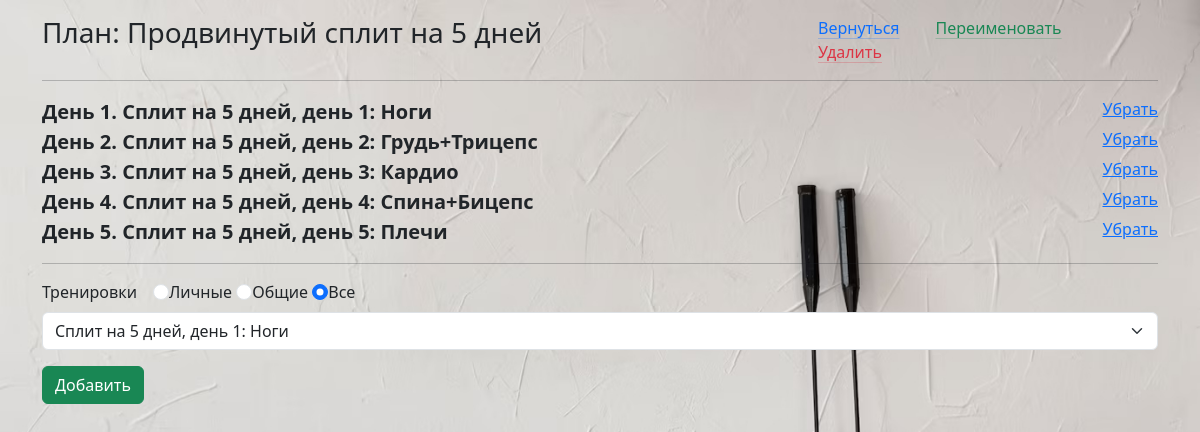
The app's page /plan_new/3 (signed in) with its own data.
### _models.py (models this page shows, shortened)
class Plan(db.Model):
    __tablename__ = 'plans'
    id = db.Column(db.Integer, primary_key=True)
    name = db.Column(db.String, default='New Plan')
    owner = db.Column(db.String, default='Admin')
    trainings = relationship('Training', secondary='plan_trainings', back_populates='plans')

class Training(db.Model):
    __tablename__ = 'trainings'
    training_id = db.Column(db.Integer, primary_key=True)
    name = db.Column(db.String(50), nullable=False)
    owner = db.Column(db.String(80), default='admin')
    exercises = relationship('Exercise', secondary='training_exercises', overlaps="trainings")
    user_trainings = relationship('UserTraining', back_populates='training', cascade='all, delete-orphan')
    plans = relationship('Plan', secondary='plan_trainings', back_populates='trainings')

### main.py (the view)
@app.route('/plan_new/<int:plan_id>', methods=['POST', 'GET'])
def plan_new(plan_id):
    conditions = or_(Training.owner == 'admin', Training.owner == current_user.name)
    trainings = Training.query.filter(conditions).all()
    plan = Plan.query.get(plan_id)
    plan_trainings = Plan_Trainings.query.filter_by(plan_id=plan_id).all()
    all_plan_trainings = []
    train_ids = [plan_training.training_id for plan_training in plan_trainings]
    for plan_training in plan_trainings:
        if plan_training.training_id in train_ids:
            train = Training.query.get(plan_training.training_id)
            all_plan_trainings.append([train, plan_training.id])
    if request.method == 'POST' and plan_id == 0:
        plan_name = request.form.get('plan_name')
        unique_name = generate_unique_plan_name(plan_name)
        plan = Plan(name=unique_name, owner=current_user.name)
        db.session.add(plan)
        try:
            db.session.commit()
        except:
            db.session.rollback()
            return 'Ошибка при создании нового плана тренировок'
    else:
        plan = Plan.query.get(plan_id)
        if not plan:
            return redirect(url_for('plans_all'))
        if plan.owner != current_user.name:
            flash('У вас нет прав редактировать этот план!')
            return redirect(url_for('plans_all'))
    return render_template('plan_new.html', trainings=trainings, plan=plan, plan_trainings=plan_trainings, plan_id=plan.id, all_plan_trainings=all_plan_trainings)

### main.py (called while the page is built)
@login_manager.user_loader
def load_user(user_id):
    return User.query.get(int(user_id))

### templates/plan_new.html (shortened to what this page needs)
{% extends 'base.html' %}
{% block body %}
<div class="mt-3">
    <div class="row">
        <div class="col-8">
            <h3>{{plan.name}}</h3>
        </div>
        <div class="col-4">
            <a href="/plans_all" class="mx-3 link-primary link-offset-2 link-underline-opacity-25 link-underline-opacity-100-hover">Вернуться</a>
            <a href="#" data-bs-toggle="modal" data-bs-target="#rename_plan" class="mx-3 link-success link-offset-2 link-underline-opacity-25 link-underline-opacity-100-hover">Переименовать</a>
            <a href="#" data-bs-toggle="modal" data-bs-target="#delete_plan" class="mx-3 link-danger link-offset-2 link-underline-opacity-25 link-underline-opacity-100-hover">Удалить</a>
        </div>
    </div>
    <hr>
<div class="mb-2" id="plan_trainings" data-plan-id="{{ plan_id }}">
    {% for train_plantrain in all_plan_trainings %}
    <div class="d-flex">
        <div class="fs-5 fw-semibold flex-grow-1">
            День {{loop.index}}. {{train_plantrain[0].name}}
        </div>
        <div class="d-flex"><a href="/del_train_from_plan/{{train_plantrain[1]}}">Убрать</a></div>
    </div>
    {% endfor %}
</div>
<hr>
    <div class="d-flex mb-2">
        <div class="me-3">Тренировки</div>
        <div class="me-3">
            <input class="form-check-input" type="radio" id="personal" name="plan_new_radio_filter" value="personal"><label for="personal">Личные</label>
            <input class="form-check-input" type="radio" id="common" name="plan_new_radio_filter" value="common"><label for="common">Общие</label>
            <input class="form-check-input" type="radio" id="all" name="plan_new_radio_filter" checked value="all"><label for="all">Все</label>
        </div>
    </div>
<div class="">
     <select name="select_train" id="select_train" class="form-select form-select-md mb-3 me-2" aria-label=".form-select-md example">
        {% for train in trainings %}
            <option data-owner="{{train.owner}}" value="{{train.training_id}}">{{train.name}}</option>
        {% endfor %}
    </select>
</div>
    <form id="myForm" action="/plan_add_train" method="post">
        <div class="">
            <input type="submit" class="btn btn-success"  value="Добавить">
        </div>
    </form>
</div>
{% endblock %}

### static/css/main.css (style rules this page uses)
body { background-image: url('../imgs/background.jpg'); background-size: cover; background-repeat: no-repeat; background-attachment: fixed; }

### records on screen
Plan: name "План: Продвинутый сплит на 5 дней"
Training: name "Сплит на 5 дней, день 1: Ноги"
Training: name "Сплит на 5 дней, день 2: Грудь+Трицепс"
Training: name "Сплит на 5 дней, день 3: Кардио"
Training: name "Сплит на 5 дней, день 4: Спина+Бицепс"
Training: name "Сплит на 5 дней, день 5: Плечи"

### other values on screen
form field select_train "Сплит на 5 дней, день 1: Ноги"
